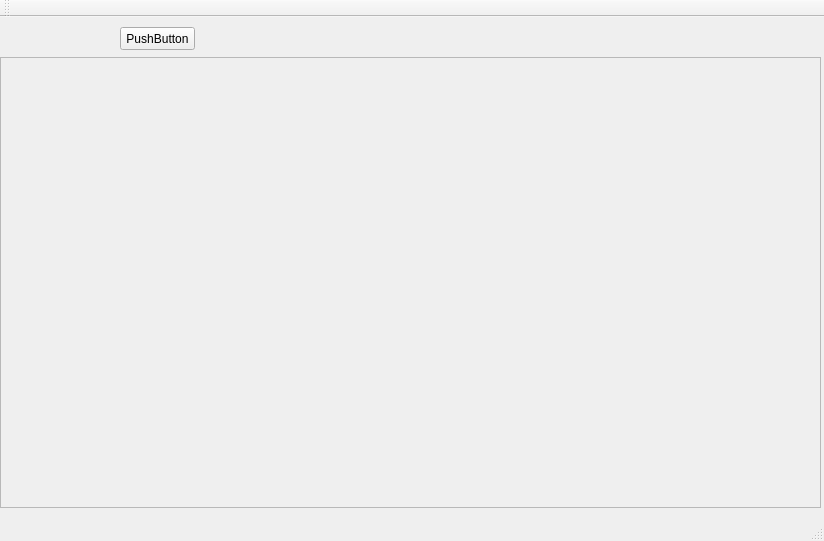
<?xml version="1.0" encoding="UTF-8"?>
<ui version="4.0">
 <class>MainWindow</class>
 <widget class="QMainWindow" name="MainWindow">
  <property name="geometry">
   <rect>
    <x>0</x>
    <y>0</y>
    <width>824</width>
    <height>541</height>
   </rect>
  </property>
  <property name="windowTitle">
   <string>MainWindow</string>
  </property>
  <widget class="QWidget" name="centralWidget">
   <widget class="QScrollArea" name="scrollArea">
    <property name="geometry">
     <rect>
      <x>0</x>
      <y>40</y>
      <width>821</width>
      <height>451</height>
     </rect>
    </property>
    <property name="widgetResizable">
     <bool>true</bool>
    </property>
    <widget class="QWidget" name="scrollAreaWidgetContents">
     <property name="geometry">
      <rect>
       <x>0</x>
       <y>0</y>
       <width>819</width>
       <height>449</height>
      </rect>
     </property>
    </widget>
   </widget>
   <widget class="QPushButton" name="pushButton">
    <property name="geometry">
     <rect>
      <x>120</x>
      <y>10</y>
      <width>75</width>
      <height>23</height>
     </rect>
    </property>
    <property name="text">
     <string>PushButton</string>
    </property>
   </widget>
  </widget>
  <widget class="QMenuBar" name="menuBar">
   <property name="geometry">
    <rect>
     <x>0</x>
     <y>0</y>
     <width>824</width>
     <height>21</height>
    </rect>
   </property>
  </widget>
  <widget class="QToolBar" name="mainToolBar">
   <attribute name="toolBarArea">
    <enum>TopToolBarArea</enum>
   </attribute>
   <attribute name="toolBarBreak">
    <bool>false</bool>
   </attribute>
  </widget>
  <widget class="QStatusBar" name="statusBar"/>
 </widget>
 <layoutdefault spacing="6" margin="11"/>
 <resources/>
 <connections/>
</ui>
